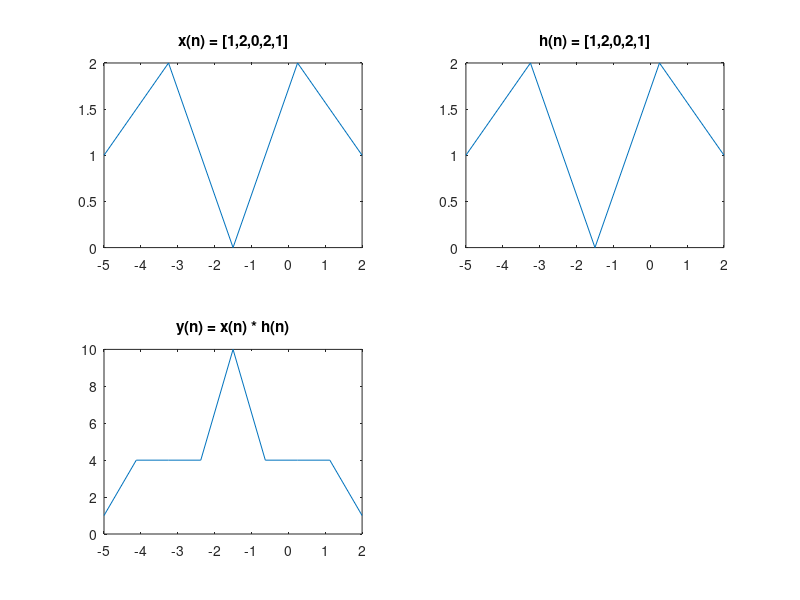

Source code (MATLAB):
x3 = [1, 2, 0, 2, 1];
h3 = [1, 2, 0, 2, 1];
y3 = conv(x3, h3);
t1 = linspace(-5,2,5);
t2 = linspace(-5,2,5);
t3 = linspace(-5,2,9);

subplot(2,2,1);
plot(t1,x3);
title('x(n) = [1,2,0,2,1]');

subplot(2,2,2);
plot(t2,h3);
title('h(n) = [1,2,0,2,1]');

subplot(2,2,3);
plot(t3,y3);
title('y(n) = x(n) * h(n)');